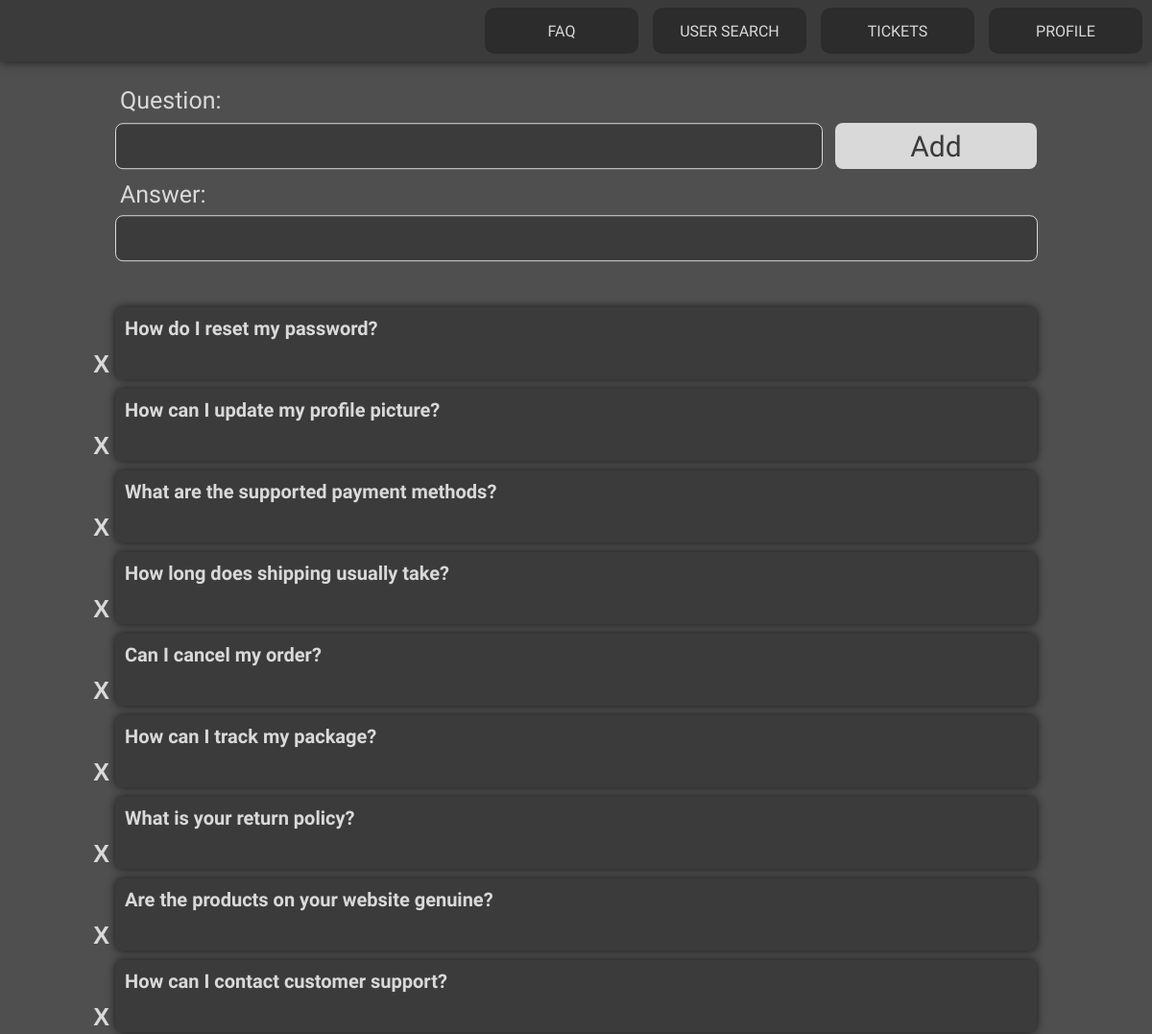
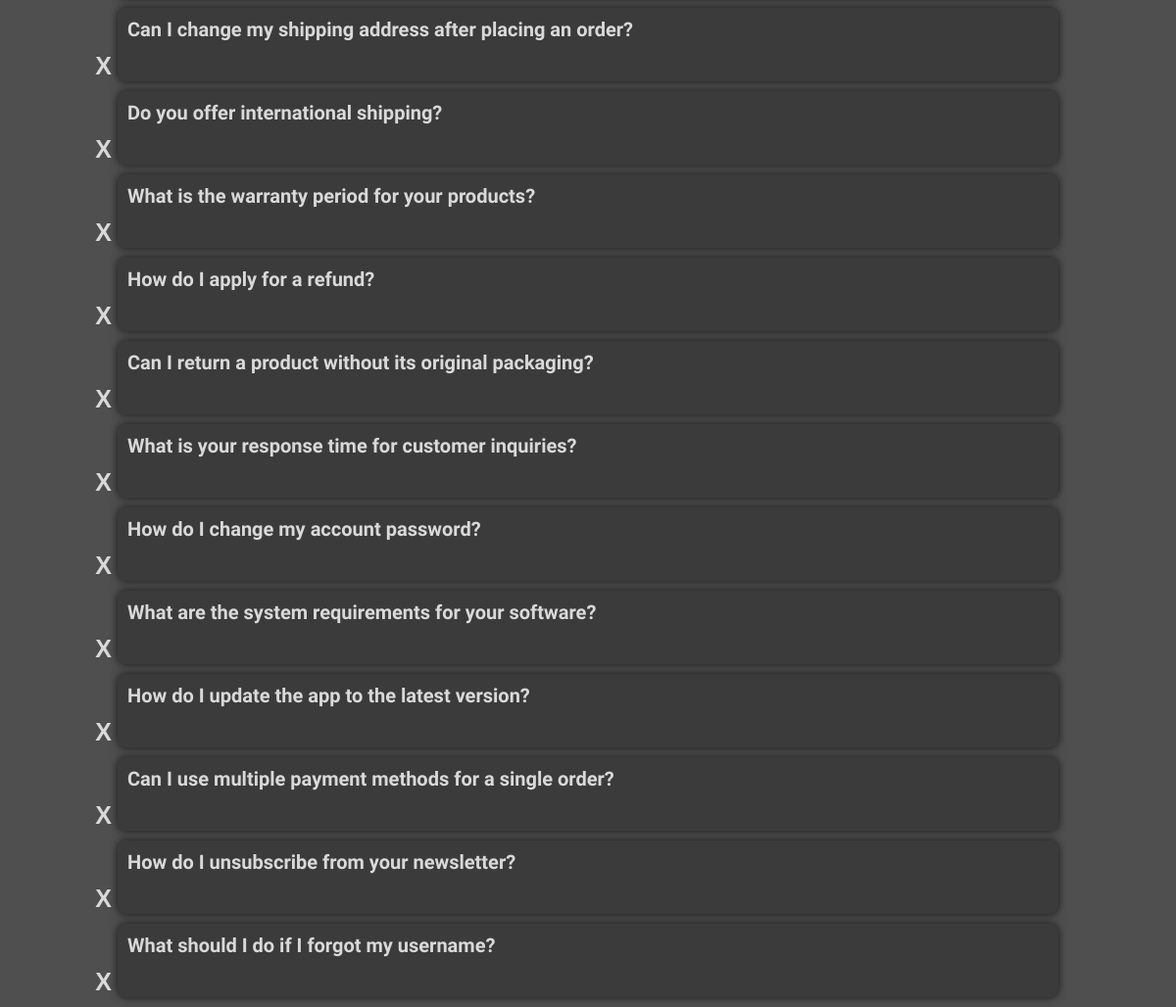
/faq_config.php (signed in), run on the app's committed database (2 pictures, top to bottom).
### tables this page shows
CREATE TABLE FAQ (
    faqID INTEGER PRIMARY KEY AUTOINCREMENT,
    userID INTEGER NOT NULL,
    title TEXT NOT NULL,
    content TEXT NOT NULL,

    FOREIGN KEY (userID) REFERENCES Agent(userID)
);

### database/faq.class.php (called while the page is built, shortened)
<?php
class Faq{
    public function __construct(int $id, string $creator, string $title, string $content){
        $this->id = $id;
        $this->title = $title;
    }
    static function getFaqs(PDO $db) : ?array{
        $stmt = $db->prepare('SELECT faqID, userID, title, content
        FROM FAQ');
        $faqs = array();
        $stmt->execute(array());
        while($faq = $stmt->fetch()){
            $name = User::getName($db, (int)$faq['userID']);
            $faqs[] = new Faq(
                (int)$faq['faqID'],
                $name,
                $faq['title'],
                $faq['content']
            );
        }
        return $faqs;
    }
}
?>

### faq.tpl.php (the view, shortened to what this page needs)
<?php
require_once(__DIR__ . '/database/faq.class.php');
?>
<?php function drawFAQConfig(array $faqs){ ?>
    <label id="questionlabel">Question:</label>
    <form action = "action_create_faq.php" method = "post">
        <div class="userinput">
            <input type="text" name = "title">
            <input type="submit" value="Add">
        </div>
        <label id="answerlabel">Answer:</label>
        <div class="userinput" id="answerfaq">
            <input type="text" id="faqdesc" name = "content">
        </div>
    </form>
    <div class="faqlist" id="faqconfig">
    <?php foreach($faqs as $faq){ ?>
        <div class="faq">
            <p><span id="bold"><?=$faq->title?></span></p>
            <form action ="action_remove_faq.php?id=<?=$faq->id?>" method = "post">
                <button id="remove">X</button>
            </form>
        </div>
    <?php } ?>
    </div>
</body>
<?php } ?>

### style.css (style rules this page uses)
body { background-color: #4F4F4F; }
label, p { font-family: "Georama"; }
span[id="bold"] { font-weight: bolder; }
.login input[type="submit"], .config input[type="submit"], .userinput input[type="submit"], .profile button, .profileedit input[type="submit"], .ticketmenu input[type="submit"], .usermenu input[type="submit"], .filterboxes input[type="submit"], .buttonlist button, #addlist { background-color: #D9D9D9; color: #3B3B3B; border: none; padding: 0%; margin: 0 0; font-family: "Georama"; border-radius: 8px; cursor: pointer; font-size: 4.5vh; }
.login label, .config label, .profileedit label, .ticketmenu label, .filterlabels label, #answerlabel, .usermenu label, #questionlabel { text-align: left; font-size: 2.5vh; color: #D9D9D9; }
.userinput input[type="text"] { padding: 0 0 0 0; color: #D9D9D9; font-family: "Georama"; height: 100%; font-size: 2vh; border: solid 0.01vh #D9D9D9; background-color: #3B3B3B; border-radius: 8px; padding-left: 15px; }
.userinput input[type="submit"] { font-size: min(3vw, 30px); }
.faq, .existant { background-color: #3B3B3B; border-radius: 8px; box-shadow: 0px 0px 8px #181818; }
.faq p { word-wrap: break-word; padding-left: 10px; font-size: 20px; padding-top: 10px; padding-bottom: 10px; margin-bottom: 0; margin-top: 0; text-align: justify; text-justify: inter-word; color: #D9D9D9; }
#remove { font-size: 25px; font-weight: bolder; color: #D9D9D9; background-color: transparent; border: none; }
#questionlabel, #answerlabel { font-size: 25px; }

### structure.css (style rules this page uses)
body { background-color: #4F4F4F; }
.userinput { position: absolute; -ms-transform: translate(-50%, 0); transform: translate(-50%, 0); top: 14em; left: 50%; width: 60em; height: 3em; max-width: calc(100% - 50px); }
.userinput input { position: absolute; height: 100%; -ms-transform: translate(0, -50%); transform: translate(0, -50%); top: 50%; }
.userinput input[type="text"] { width: 75%; height: calc(100% - 0.3vh); }
.userinput input[type="submit"] { width: calc(25% - 30px); left: calc(75% + 30px); }
.userinput { top: 8em; }
#remove { -ms-transform: translate(-100%, 0%); transform: translate(-100%, 0%); margin-right: -.5em; }
.faqlist { position: absolute; max-width: calc(100% - 50px); width: 60em; -ms-transform: translate(-50%, 0%); transform: translate(-50%, 0%); left: 50%; top: 6em; }
.faq { width: 100%; margin-bottom: 10px; }
#faqconfig { top: 20em; }
#answerlabel, #questionlabel { position: absolute; left: max(calc(50% - 19em), 30px); top: 7.5em; }
.userinput[id="answerfaq"] { position: absolute; top: 14em; }
#faqdesc { width: calc(100% - 1em); }
#questionlabel { top: 3.6em; }
.faq p { width: 100% }

### data on the page
faq: title "How do I reset my password?"
faq: title "How can I update my profile picture?"
faq: title "What are the supported payment methods?"
faq: title "How long does shipping usually take?"
faq: title "Can I cancel my order?"
faq: title "How can I track my package?"
faq: title "What is your return policy?"
faq: title "Are the products on your website genuine?"
faq: title "How can I contact customer support?"
faq: title "Can I change my shipping address after placing an order?"
faq: title "Do you offer international shipping?"
faq: title "What is the warranty period for your products?"
faq: title "How do I apply for a refund?"
faq: title "Can I return a product without its original packaging?"
faq: title "What is your response time for customer inquiries?"
faq: title "How do I change my account password?"
faq: title "What are the system requirements for your software?"
faq: title "How do I update the app to the latest version?"
faq: title "Can I use multiple payment methods for a single order?"
faq: title "How do I unsubscribe from your newsletter?"
faq: title "What should I do if I forgot my username?"
